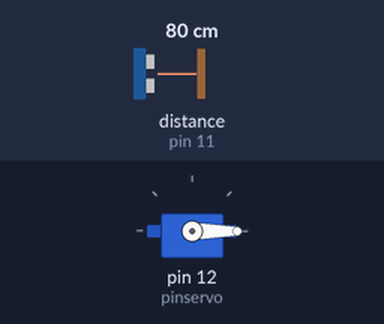
A sketch run on a simulated Arduino Uno, built with avr-gcc and run on an emulated ATmega328P. Parts: servo. Wiring (inferred from the names in the program): ultrasonic range finder: trigger pin 10; echo pin 11. Inputs (shaded band) come from the test bench; at power-on: distance to the obstacle (sensor on pin 11) 80 cm. The echo pulse lasts 58.3 µs per cm; what the sketch prints to the serial monitor is not drawn.

Above: at 0.01 s.
1.3 s: distance to the obstacle (sensor on pin 11) set to 2 cm
At 2.0 s:
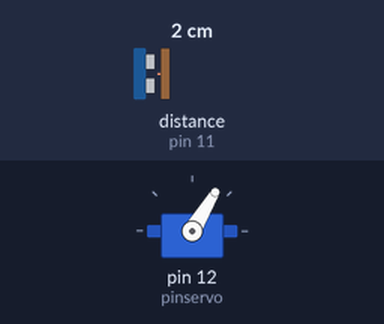
4.3 s: distance to the obstacle (sensor on pin 11) set to 299 cm
At 4.45 s:
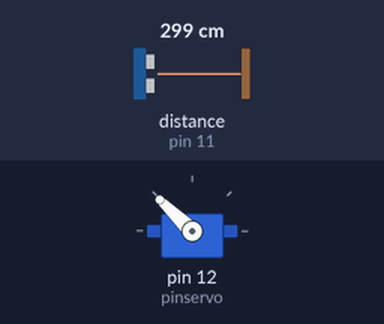
Timing chart, 0 to 13.3 s (numbered marks = the images above; inputs shaded):
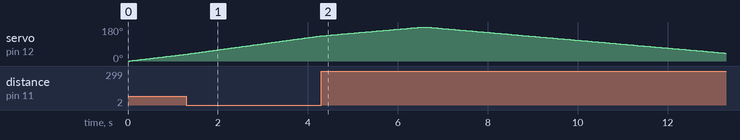

The sketch:

Arduino_Radar.ino
```cpp
/*
 * Development by : IDNMakerspace Algorithm Factory
 * Author : Made Agus Andi Gunawan
 * Last Edited : Jum'at, 8 Januari 2020
 * Reference : Arduino.cc
 */

#include <Servo.h>

const int pinservo = 12;
const int trigPin = 10;
const int echoPin = 11;

long waktu;
int jarak;
Servo IDNServo;

void setup()
{
  Serial.begin(9600);
  pinMode(trigPin, OUTPUT);
  pinMode(echoPin, INPUT);
  IDNServo.attach(pinservo);
}

void loop()
{
  //memutar servo sudut 0 - 180 derajat
  for(int sudut=0; sudut<=180; sudut++)
  {
    IDNServo.write(sudut);
    delay(30);
    jarak = hitungjarak();

    Serial.print(sudut);
    Serial.print(",");
    Serial.print(jarak);
    Serial.print(".");
  }

  //memutar servo dari sudut 180 - 0 derajat
  for(int sudut=180; sudut>0; sudut--)
  {
    IDNServo.write(sudut);
    delay(30);
    jarak = hitungjarak();

    Serial.print(sudut);
    Serial.print(",");
    Serial.print(jarak);
    Serial.print(".");
  }
}

//perhitungan jarak
int hitungjarak()
{
  digitalWrite(trigPin, LOW);
  delayMicroseconds(2);
  digitalWrite(trigPin, HIGH);
  delayMicroseconds(10);
  digitalWrite(trigPin, LOW);

  //fungsi jarak
  waktu = pulseIn(echoPin, HIGH);
  float k = 0.034/2;
  jarak = waktu*k;
  return jarak;
}
```

Measured:
- by itself, servo on pin 12 (pinservo): rises from 133° to 180° in 2.2 s, then falls to 42° in 6.7 s
